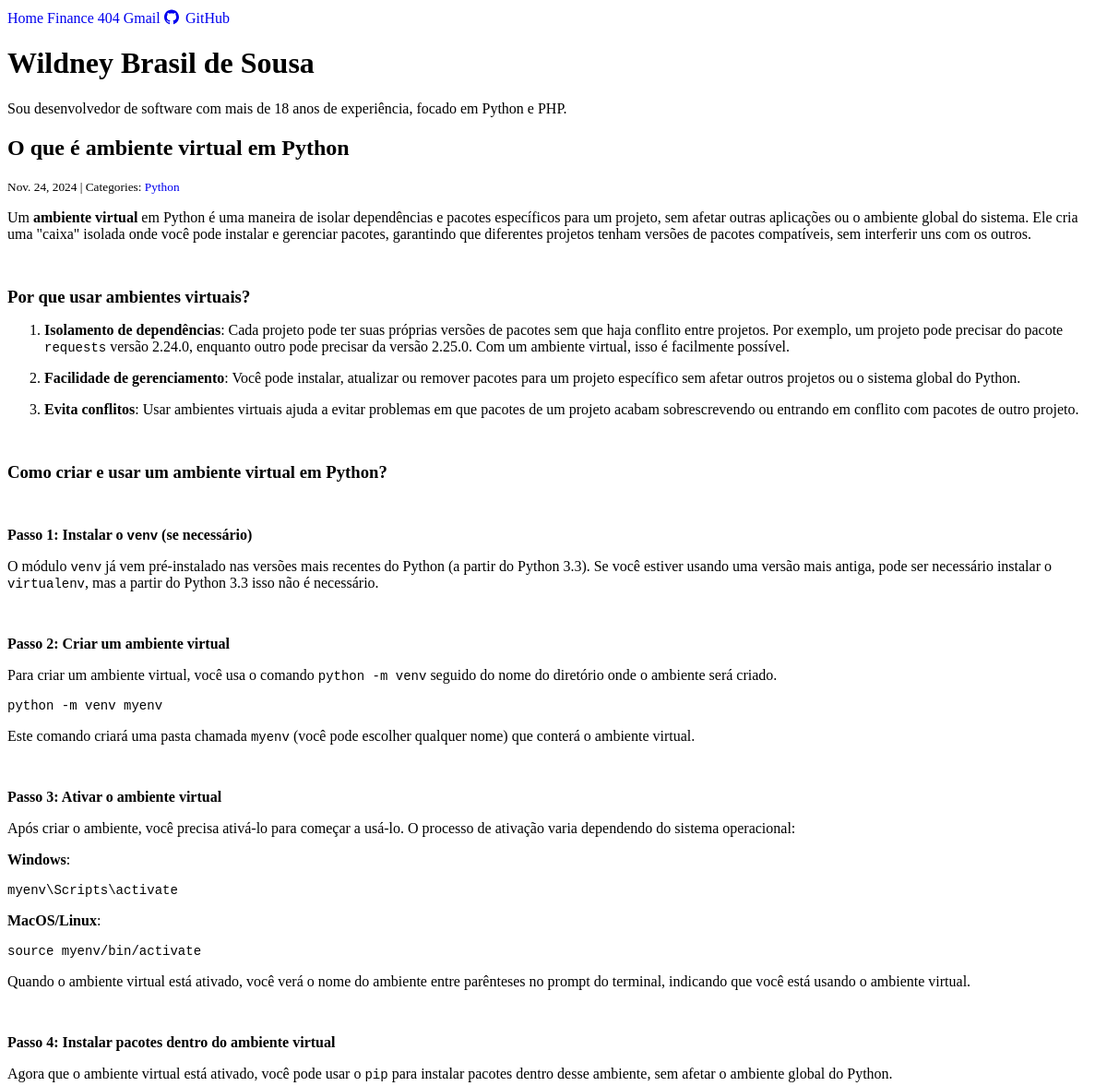
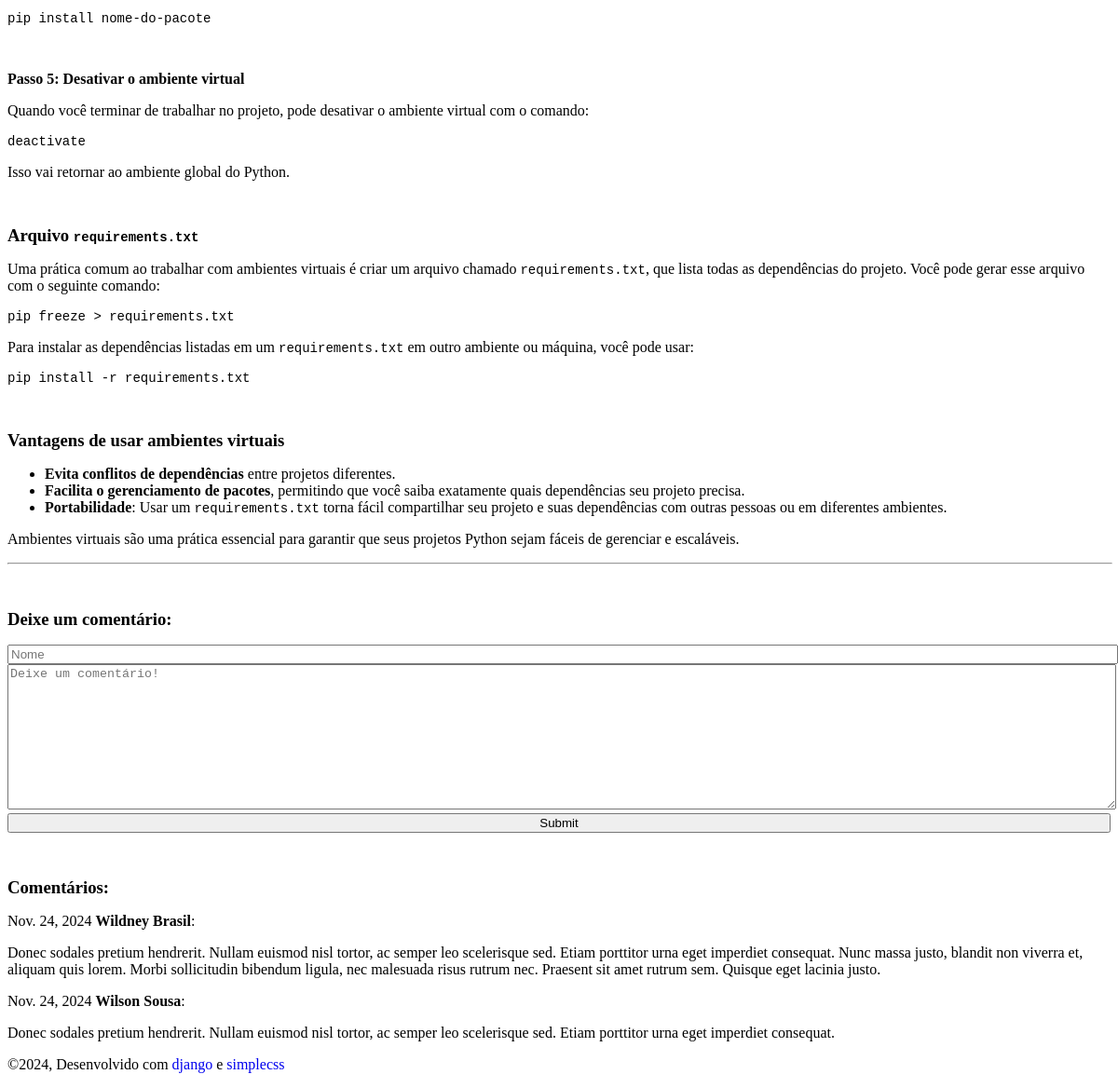
Page /post/o-que-e-ambiente-virtual-em-python/ on the committed database (2 pictures, top to bottom).
### blog/models.py (models this page shows, shortened)
class Post(models.Model):
    title = models.CharField(max_length=255)
    body = models.TextField()
    slug = models.SlugField(null=False, unique=True)
    created_on = models.DateTimeField(auto_now_add=True)
    last_modified = models.DateTimeField(auto_now=True)
    categories = models.ManyToManyField('Category', related_name='posts')

class Category(models.Model):
    name = models.CharField(max_length=30)
    class Meta:
        verbose_name_plural = 'categories'

class Comment(models.Model):
    author = models.CharField(max_length=60)
    body = models.TextField()
    created_on = models.DateTimeField(auto_now_add=True)
    post = models.ForeignKey('Post', on_delete=models.CASCADE)

### blog/views/blog_views.py (the view, shortened to what this page needs)
# urls.py: path("post/<slug:slug>/", blog_views.blog_detail, name="blog_detail"),
def blog_detail(request, slug):
    post = Post.objects.get(slug=slug)
    form = CommentForm()
    comments = Comment.objects.filter(post=post)
    context = {
        'post': post,
        'comments': comments,
        'form': CommentForm(),
    }
    return render(request, 'blog/detail.html', context)

### blog/forms.py
class CommentForm(forms.Form):
    author = forms.CharField(
        max_length=60,
        widget=forms.TextInput(
            attrs={"class": "form-control", "placeholder": "Nome"}
        ),
    )
    body = forms.CharField(
        widget=forms.Textarea(
            attrs={"class": "form-control", "placeholder": "Deixe um comentário!"}
        )
    )

### blog/templates/blog/detail.html (shortened to what this page needs)
{% extends "base.html" %}
{% block page_title %}
    <h2>{{ post.title }}</h2>
{% endblock page_title %}
{% block page_content %}
    <small>
        {{ post.created_on.date }} | Categories:
        {% for category in post.categories.all %}
            <a href="{% url 'blog_category' category.name %}">
                {{ category.name }}
            </a>
        {% endfor %}
    </small>
    {{ post.body | safe }}
    <hr>
    <h3>Deixe um comentário:</h3>
    <form method="post">
        <div>
            {{ form.author }}
        </div>
        <div>
            {{ form.body }}
        </div>
        <button type="submit" class="btn btn-primary">Submit</button>
    </form>
    {% if comments %}
        <h3>Comentários:</h3>
    {% endif %}
    {% for comment in comments %}
        <p>
            {{ comment.created_on.date }} <b>{{ comment.author }}</b>:
        </p>
        {{ comment.body | linebreaks }}
    {% endfor %}
{% endblock page_content %}

### templates/base.html (shortened to what this page needs)
<!DOCTYPE html>
<html lang="en">
<head>
    <link rel="stylesheet" href="https://cdn.simplecss.org/simple.min.css">
    <link rel="stylesheet" href="https://cdnjs.cloudflare.com/ajax/libs/highlight.js/11.9.0/styles/default.min.css">
</head>
<body>
    <header>
        <nav>
            <a href="{% url "blog_index" %}" class="{% if request.path == '/' %}current{% endif %}">Home</a>
            <a href="{% url "finance" %}" class="{% if request.path == '/finance' %}current{% endif %}">Finance</a>
            <a href="/404">404</a>
            <a href="mailto:wbrasilsousa@gmail.com">Gmail</a>
            <a target="_blank" href="https://github.com/wbrasilsousa">GitHub</a>
        </nav>
        <h1>Wildney Brasil de Sousa</h1>
        <p>Sou desenvolvedor de software com mais de {% now "Y" as current_year %} {{ current_year|add:"-2006" }} anos de experiência, focado em Python e PHP.</p>
    </header>
    {% block page_title %}{% endblock page_title %}
    {% block page_content %}{% endblock page_content %}
    <footer>
        <p>©{% now 'Y' %}, Desenvolvido com <a target="_blank" href="https://www.djangoproject.com/">django</a> e <a target="_blank" href="https://simplecss.org/">simplecss</a></p>
    </footer>
</body>
</html>

### templates/base.html (style rules this page uses)
pre, code { margin:0; padding:0; list-style:none; vertical-align:baseline; font-size: 14px; }
body { grid-template-columns: 1fr min(60rem, 91%) 1fr; }
header .icon { vertical-align: sub; padding-right: .25rem; display: inline-block; width: 1em; height: 1.3em; margin-right: 0.2rem; stroke-width: 0; stroke: currentColor; fill: currentColor; }
a { text-decoration: none; }
h2 { color: var(--accent); }
h3, h4 { margin-top: 3rem; margin-bottom: 0.5rem; }
textarea, select, input, button { width: 100%; }
hr { width: 100%; }
form { margin-top: 1rem; }

### rows in the picture
Post: title "O que é ambiente virtual em Python", created_on "Nov. 24, 2024", body "Um ambiente virtual em Python é uma maneira de isolar dependências e pacotes específicos para um projeto, sem afetar outras aplicações ou o ambiente global do sistema. Ele cria uma \"caixa\" isolada onde você pode instalar e gerenciar pacotes, garantindo que diferentes projetos tenham versões de pacotes compatíveis, sem interferir uns com os outros. Por que usar ambientes virtuais? Isolamento de dependências : Cada projeto pode ter suas próprias versões de pacotes sem que haja conflito entre projetos. Por exemplo, um projeto pode precisar do pacote requests versão 2.24.0, enquanto outro pode precisar da versão 2.25.0. Com um ambiente virtual, isso é facilmente possível. Facilidade de…"
Category: name "Python"
Comment: created_on "Nov. 24, 2024", author "Wildney Brasil", body "Donec sodales pretium hendrerit. Nullam euismod nisl tortor, ac semper leo scelerisque sed. Etiam porttitor urna eget imperdiet consequat. Nunc massa justo, blandit non viverra et, aliquam quis lorem. Morbi sollicitudin bibendum ligula, nec malesuada risus rutrum nec. Praesent sit amet rutrum sem. Quisque eget lacinia justo."
Comment: created_on "Nov. 24, 2024", author "Wilson Sousa", body "Donec sodales pretium hendrerit. Nullam euismod nisl tortor, ac semper leo scelerisque sed. Etiam porttitor urna eget imperdiet consequat."

### other values in the picture
{{ current_year|add:"-2006" }} "18"
